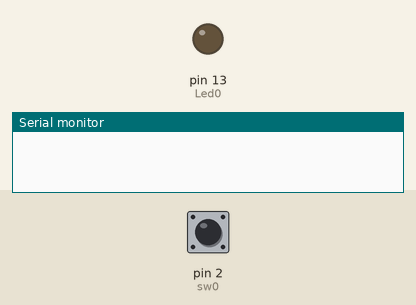
This sketch was run on a simulated Arduino Uno, built with avr-gcc and run on an emulated ATmega328P. On the bench: output pins drawn as LEDs (lit = HIGH), the last lines printed to the serial monitor. Inputs (shaded band) come from the test bench; at power-on: pin 2 (sw0) HIGH.

Above: at 1.2 s.
1.3 s: pin 2 (sw0) pulled LOW for 0.15 s
At 2.6 s:
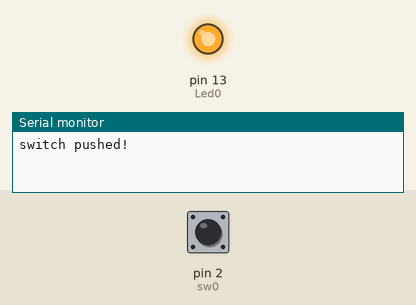
2.9 s: pin 2 (sw0) pulled LOW for 1 s
At 5.1 s:
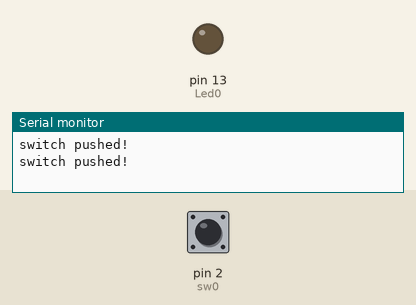
5.4 s: pin 2 (sw0) pulled LOW for 3.2 s
At 9.9 s:
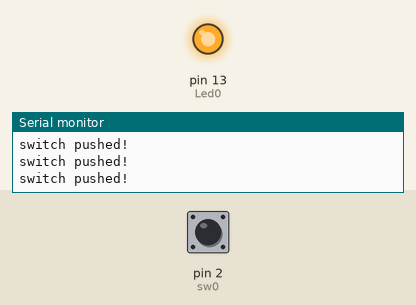
Timing chart, 0 to 11.4 s (numbered marks = the images above; inputs shaded):
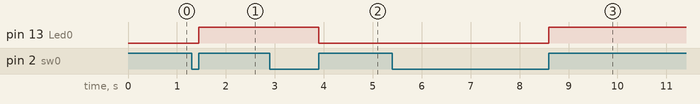

The sketch:

ISR01_ledSW.ino
```cpp
int Led0 = 13;
int sw0 = 2;
boolean state = LOW;


void setup() {
  // put your setup code here, to run once:
  Serial.begin(115200);
  pinMode(Led0, OUTPUT);
  pinMode(sw0, INPUT);
  digitalWrite(Led0, LOW);

  attachInterrupt(0,swISR,RISING);
}

void loop() {
  // put your main code here, to run repeatedly:

}

void swISR(void){
  Serial.println("switch pushed!");
  state = !state;
  digitalWrite(Led0, state);
}
```

Measured:
- after the input at 1.3 s, pin 13 (Led0): LOW → HIGH after 0.15 s
- after the input at 2.9 s, pin 13 (Led0): HIGH → LOW after 1.0 s
- after the input at 5.4 s, pin 13 (Led0): LOW → HIGH after 3.2 s
